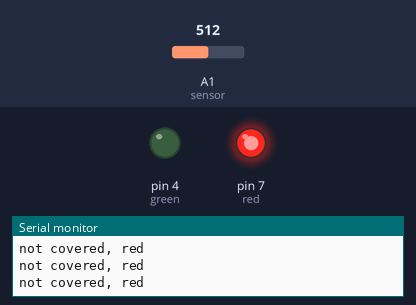
Bench run of a sketch on a simulated Arduino Uno, built with avr-gcc and run on an emulated ATmega328P. On the bench: output pins drawn as LEDs (lit = HIGH), the last lines printed to the serial monitor. Inputs (shaded band) come from the test bench; at power-on: A1 (sensor) = 512.

Above: at 1.2 s.
1.3 s: A1 (sensor) set to 256
4.3 s: A1 (sensor) set to 242
At 5.1 s:
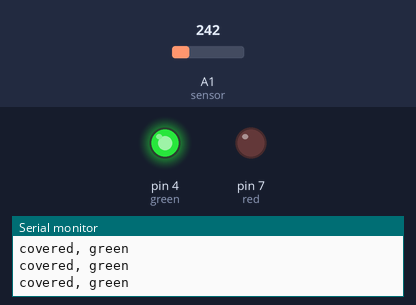
Timing chart, 0 to 7.3 s (numbered marks = the images above; inputs shaded):
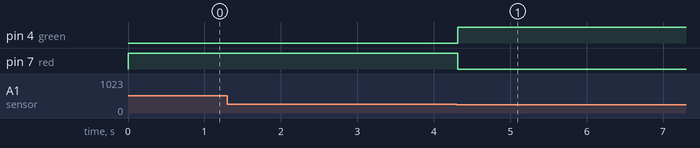

The sketch:

adc2.ino
```cpp
const int red = 7;
const int green = 4;
const int sensor = A1;
boolean x = true;

void setup() {
  Serial.begin(9600);
  pinMode(red, OUTPUT);
  pinMode(green, OUTPUT);
}

void loop() {
  int value = analogRead(sensor);

  if(value < 250) {
    digitalWrite(green, HIGH);
    digitalWrite(red, LOW);
    Serial.println("covered, green");
  }
  else {
    digitalWrite(red, HIGH);
    digitalWrite(green, LOW);
    Serial.println("not covered, red");
  }
}
```

Measured:
- the behaviour switches between 250 and 249 on A1 (sensor) (found by bisection; images 0 and 1)
- after the input at 4.3 s, pin 4 (green): LOW → HIGH at once; pin 7 (red): HIGH → LOW at once
